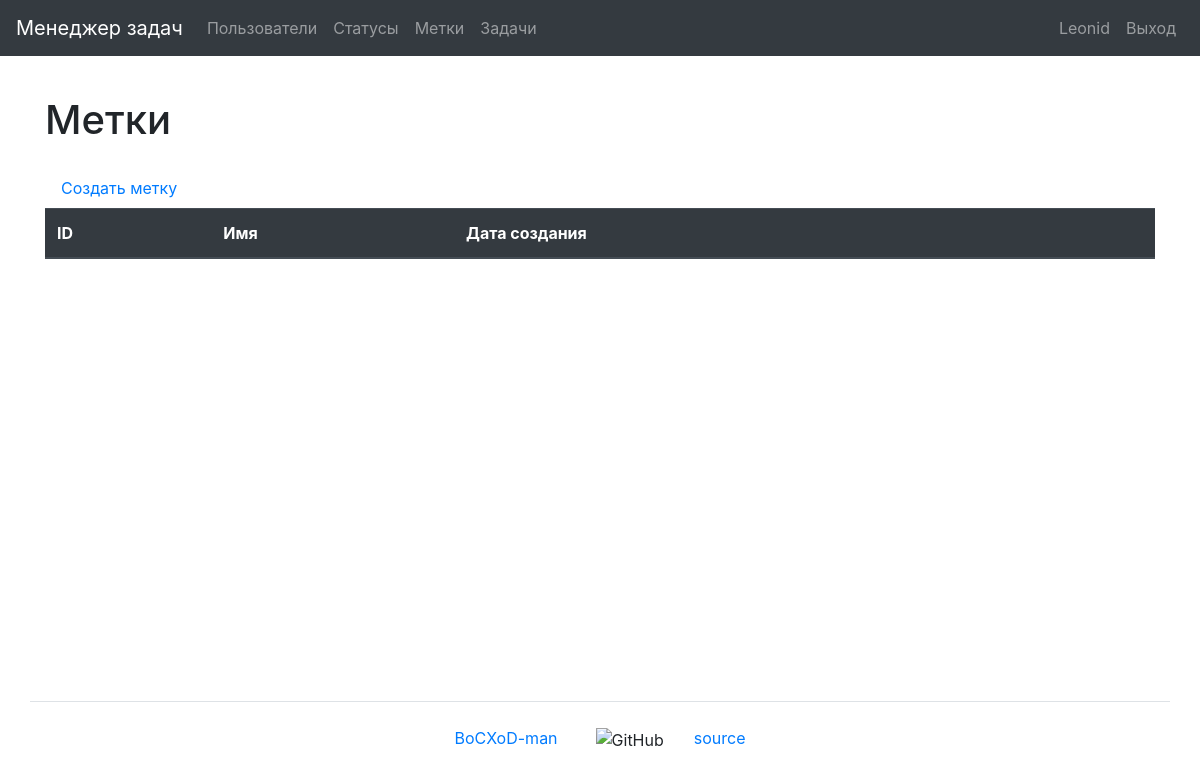
The app's page /labels/ (signed in), older data.
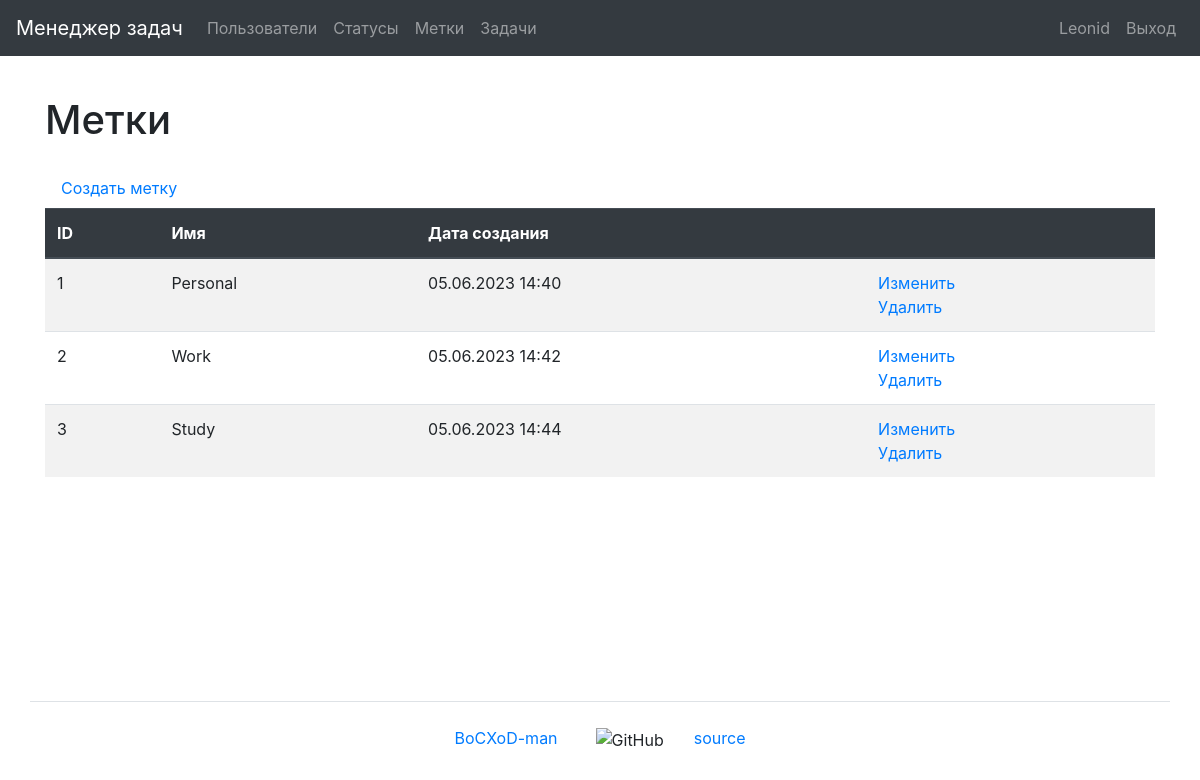
The same page, newer data.
### task_manager/labels/models.py (models this page shows, shortened)
class Label(models.Model):
    name = models.CharField(
        max_length=150,
        unique=True,
        blank=False,
        verbose_name=_('Name'),
    )
    date_created = models.DateTimeField(
        auto_now_add=True,
        verbose_name=_('Creation date')
    )
    class Meta:
        verbose_name = _('Label')
        verbose_name_plural = _('Labels')

### task_manager/labels/views.py (the view)
# urls.py: path('', LabelsListView.as_view(), name='labels'),
class LabelsListView(AuthRequiredMixin, ListView):
    template_name = 'labels/labels.html'
    model = Label
    context_object_name = 'labels'
    extra_context = {
        'title': _('Labels')
    }

### task_manager/mixins.py (called while the page is built)
    def dispatch(self, request, *args, **kwargs):
        if not request.user.is_authenticated:
            messages.error(request, self.auth_message)
            return redirect(reverse_lazy('login'))
        return super().dispatch(request, *args, **kwargs)

### task_manager/templates/labels/labels.html (shortened to what this page needs)
{% extends "base.html" %}
{% load bootstrap4 %}
{% load i18n %}
{% block content %}
    <h1 class="my-4">{{ title }}</h1>
    <a class="nav-link" href="{% url 'label_create' %}">{% trans 'Create label' %}</a>
    <table class="table table-striped">
        <thead class="thead-dark">
            <tr>
                <th>ID</th>
                <th>{% trans 'Name' %}</th>
                <th>{% trans 'Creation date' %}</th>
                <th></th>
            </tr>
        </thead>
        <tbody>
            {% if labels %}
                {% for label in labels %}
                    <tr>
                        <td>{{ label.id }}</td>
                        <td>{{ label.name }}</td>
                        <td>{{ label.date_created|date:"d.m.Y H:i" }}</td>
                        <td>
                          <a href="{% url 'label_update' label.id %}">{% trans 'Update' %}</a>
                          <br>
                          <a href="{% url 'label_delete' label.id %}">{% trans 'Delete' %}</a>
                        </td>
                    </tr>
                {% endfor %}
            {% endif %}
        </tbody>
    </table>
{% endblock content %}

Row changes from the older to the newer data that the page shows:
added Label: id "1", name "Personal", date_created "05.06.2023 14:40"
added Label: id "2", name "Work", date_created "05.06.2023 14:42"
added Label: id "3", name "Study", date_created "05.06.2023 14:44"
